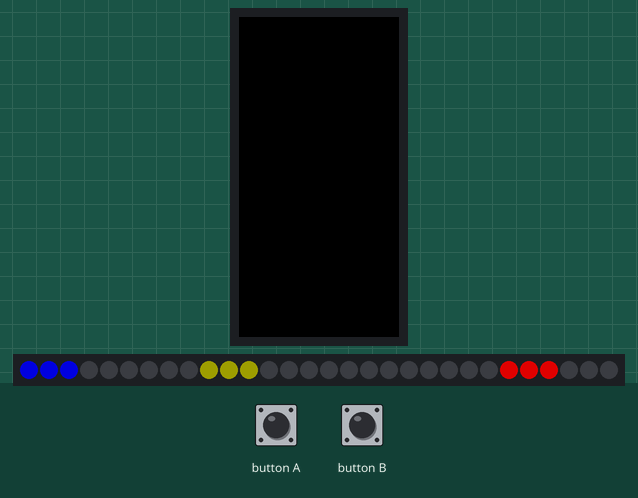
Recording of a program running on a simulated ESP32. On the bench: 80×160 colour display, 30 RGB LEDs in strip order, left to right. The test bench sets the inputs (shaded band). Dim RGB values are drawn brighter than linear; random numbers use the default seed unless the program sets one.

Above: at 1.3 s.
1.4 s: button A pressed for 3.2 s
At 4.78 s:
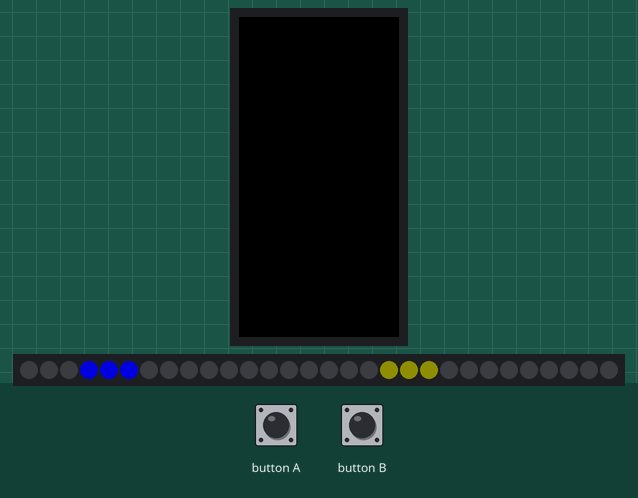
5.2 s: button B pressed for 0.15 s
5.9 s: button A pressed for 0.15 s
At 6.44 s:
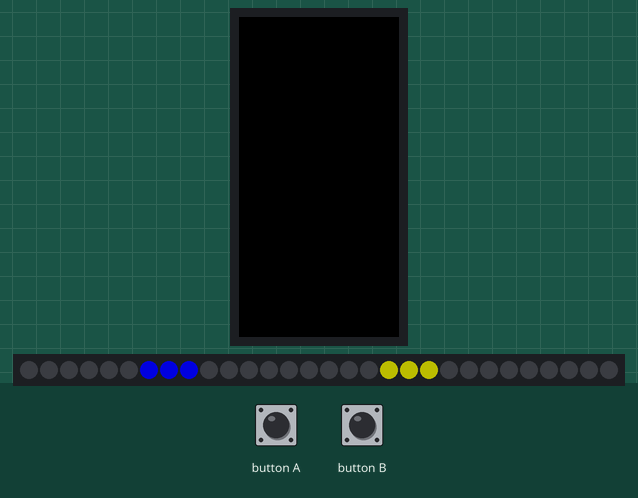
6.6 s: button B pressed for 1 s
At 7.34 s:
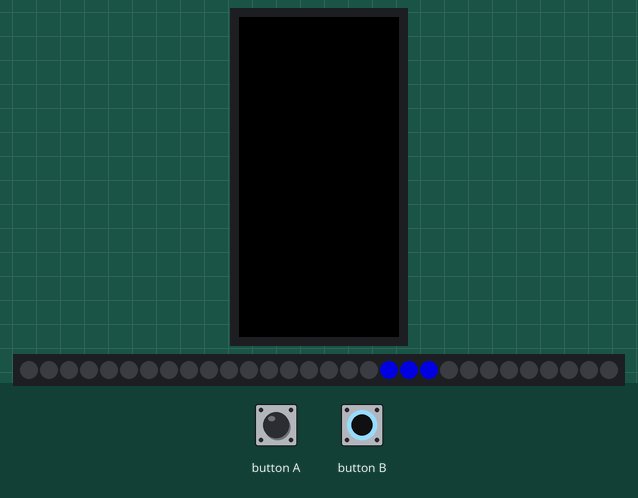
8.2 s: button A pressed for 1 s
At 9.26 s:
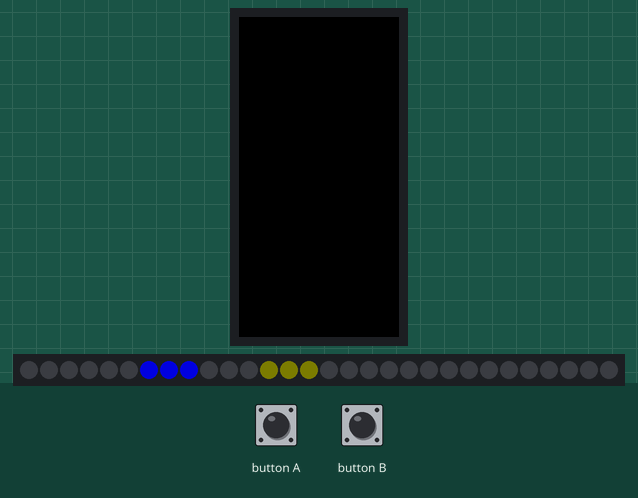
9.8 s: button A driven LOW and button B driven LOW
At 10.87 s:
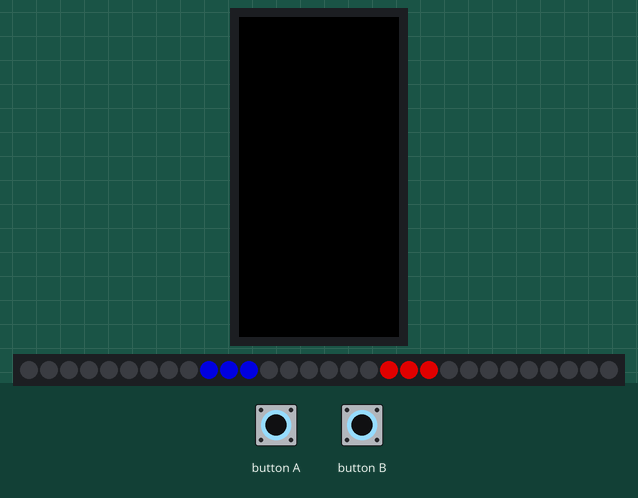

The program:

main.cpp
```cpp
#include <Arduino.h>
#include <FastLED.h>
#include <M5StickC.h>

// LED Configuration
#define LOGICAL_LEDS 10 // 10 triplets (30 physical LEDs)
#define PHYSICAL_LEDS_PER_LOGICAL 3
#define NUM_LEDS (LOGICAL_LEDS * PHYSICAL_LEDS_PER_LOGICAL) // 30 LEDs total
#define DATA_PIN 26                                         // M5StickC GPIO26 (G26 on side port)
#define COLOR_ORDER GRB                                     // Adjust based on your LED strip (e.g., RGB, BRG)

// Button Pins
#define MOVE_LEFT_PIN 39  // M5StickC Button B (left)
#define MOVE_RIGHT_PIN 37 // M5StickC Button A (right)

struct Bomb
{
  int pos;
  unsigned long startTime;
  int duration;
};

CRGB leds[NUM_LEDS];
Bomb bomb = Bomb();
int score = 0;
int playerPos = 0;
int wallPos = 0;

void setLed(int logicalIndex, CRGB color);
void movePlayer();
void moveBomb();
void moveWall();
int getDistance(int p1, int p2);
CRGB getBombColor(int timeLeft);
void gameOver(int pos);
void startGame();

void setup()
{
  M5.begin(); // Initialize M5StickC
  pinMode(MOVE_LEFT_PIN, INPUT_PULLUP);
  pinMode(MOVE_RIGHT_PIN, INPUT_PULLUP);

  // Initialize LEDs
  FastLED.addLeds<WS2812B, DATA_PIN, COLOR_ORDER>(leds, NUM_LEDS)
      .setCorrection(TypicalLEDStrip);
  FastLED.setBrightness(160);
  startGame();
}

void loop()
{
  fill_solid(leds, NUM_LEDS, CRGB::Black);

  EVERY_N_MILLIS(100)
  {
    movePlayer();

    if (playerPos == bomb.pos)
    {
      score++;
      moveBomb();
      moveWall();
    }
  }

  setLed(playerPos, CRGB::Blue);
  setLed(wallPos, CRGB::Red);

  int bombTimeLeft = bomb.duration - (millis() - bomb.startTime);
  setLed(bomb.pos, getBombColor(bombTimeLeft));

  if (bombTimeLeft <= 0)
  {
    gameOver(bomb.pos);
  }
  else if (playerPos == wallPos)
  {
    gameOver(wallPos);
  }

  FastLED.show();
  M5.update(); // Update M5StickC button states (optional)
}

void startGame()
{
  bomb = Bomb();
  score = 0;
  playerPos = 0;

  moveBomb();
  moveWall();
}

// Set a logical LED (3 physical LEDs)
void setLed(int logicalIndex, CRGB color)
{
  if (logicalIndex >= 0 && logicalIndex < LOGICAL_LEDS)
  {
    int start = logicalIndex * PHYSICAL_LEDS_PER_LOGICAL;
    for (int i = 0; i < PHYSICAL_LEDS_PER_LOGICAL; i++)
    {
      int physicalIndex = start + i;
      if (physicalIndex < NUM_LEDS)
        leds[physicalIndex] = color;
    }
  }
}

// Update movement logic for 10 logical positions
void movePlayer()
{
  if (digitalRead(MOVE_LEFT_PIN) == LOW)
  { // Button B pressed
    playerPos = (playerPos - 1 + LOGICAL_LEDS) % LOGICAL_LEDS;
    delay(100); // Debounce
  }
  else if (digitalRead(MOVE_RIGHT_PIN) == LOW)
  { // Button A pressed
    playerPos = (playerPos + 1) % LOGICAL_LEDS;
    delay(100);
  }
}

void moveBomb()
{
  do
  {
    bomb.pos = random16(LOGICAL_LEDS); // 0-9 (not 0-29)
  } while (bomb.pos == playerPos);
  bomb.startTime = millis();
  bomb.duration = max(1500, 5000 - (score * 100));
}

void moveWall()
{
  do
  {
    wallPos = random16(NUM_LEDS);
  } while (getDistance(wallPos, bomb.pos) < 2 || getDistance(wallPos, playerPos) < 2);
}

int getDistance(int p1, int p2)
{
  int distance = abs(p2 - p1);
  if (distance < NUM_LEDS / 2)
  {
    return distance;
  }
  else
  {
    return NUM_LEDS - distance;
  }
}

CRGB getBombColor(int timeLeft)
{
  int brightness = map(timeLeft, bomb.duration, 0, 0, 255);
  if (timeLeft < 1000)
  {
    brightness = beatsin8(240, 0, 255);
  }

  return CRGB(brightness, brightness, 0);
}

void gameOver(int pos)
{
  for (int i = 0; i < NUM_LEDS; i++)
  {
    setLed(pos - i, CRGB::Red);
    setLed(pos + i, CRGB::Red);
    FastLED.show();
    delay(30);
  }
  delay(500);

  for (int i = 255; i >= 0; i--)
  {
    fill_solid(leds, NUM_LEDS, CRGB(i, 0, 0));
    FastLED.show();
    delay(4);
  }

  startGame();
}
```
